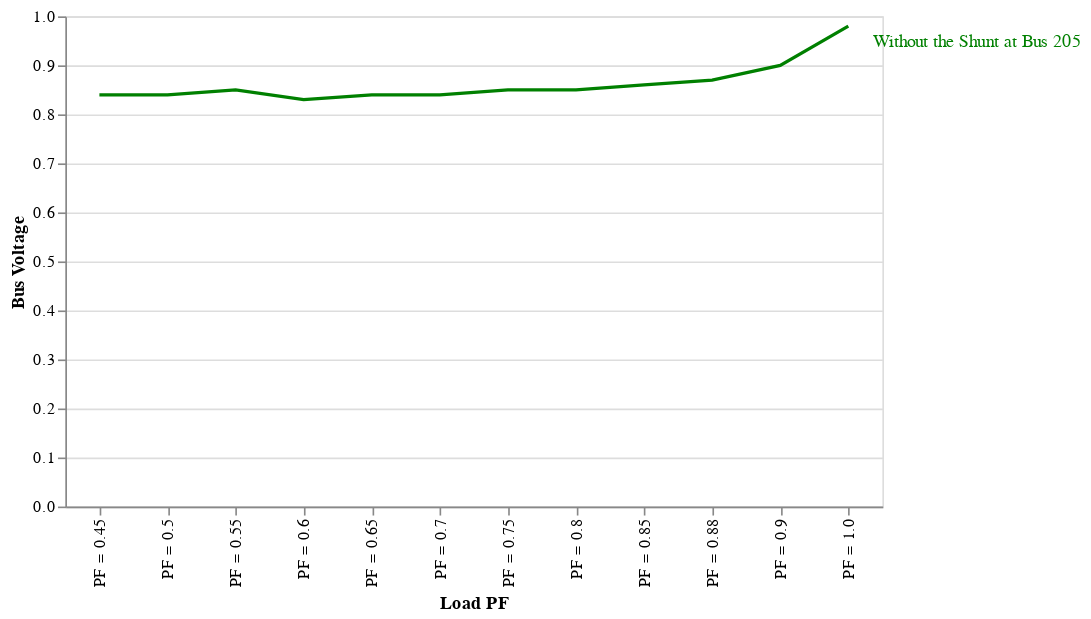

Write notebook code for a chart like this one.
### Code cell
chart2

### Figure 1 — Vega-Lite specification as saved in the notebook (floating-point values rounded to 4 significant figures)
{"config": {"view": {"continuousWidth": 300, "continuousHeight": 300}}, "layer": [{"mark": {"type": "line", "color": "green"}, "encoding": {"x": {"field": "load_PF", "title": "Load PF", "type": "nominal"}, "y": {"field": "Bus Voltage_y", "title": "Bus Voltage", "type": "quantitative"}}}, {"mark": {"type": "text", "align": "left", "color": "green", "dx": 15, "dy": 10}, "encoding": {"text": {"condition": {"test": "(datum.load_PF === 'PF = 1.0')", "value": "Without the Shunt at Bus 205"}, "value": ""}, "x": {"field": "load_PF", "title": "Load PF", "type": "nominal"}, "y": {"field": "Bus Voltage_y", "title": "Bus Voltage", "type": "quantitative"}}}], "data": {"name": "data-5b2813c09dcc29f8c5754bcd1bad10f1"}, "width": 500, "$schema": "https://vega.github.io/schema/vega-lite/v5.20.1.json", "datasets": {"data-5b2813c09dcc29f8c5754bcd1bad10f1": [{"load_PF": "PF = 0.45", "Bus Voltage_x": 0.88, "Maximum Incremental Transfer_x": 500, "Load Pmax_x": 520.0, "Load Qmax_x": 1032.0, "Pgen 206 URBGEN_x": 137.0, "Qgen 206 URBGEN_x": 600.0, "Pgen 211 HYDRO_G_x": 616.2, "Qgen 211 HYDRO_G_x": 396.1, "Bus Voltage_y": 0.84, "Maximum Incremental Transfer_y": 400, "Load Pmax_y": 420.0, "Load Qmax_y": 833.5, "Pgen 206 URBGEN_y": 39.85, "Qgen 206 URBGEN_y": 600.0, "Pgen 211 HYDRO_G_y": 616.2, "Qgen 211 HYDRO_G_y": 400.0}, {"load_PF": "PF = 0.5", "Bus Voltage_x": 0.88, "Maximum Incremental Transfer_x": 570, "Load Pmax_x": 590.0, "Load Qmax_x": 1022.0, "Pgen 206 URBGEN_x": 205.5, "Qgen 206 URBGEN_x": 600.0, "Pgen 211 HYDRO_G_x": 616.2, "Qgen 211 HYDRO_G_x": 384.2, "Bus Voltage_y": 0.84, "Maximum Incremental Transfer_y": 460, "Load Pmax_y": 480.0, "Load Qmax_y": 831.4, "Pgen 206 URBGEN_y": 99.93, "Qgen 206 URBGEN_y": 600.0, "Pgen 211 HYDRO_G_y": 616.2, "Qgen 211 HYDRO_G_y": 400.0}, {"load_PF": "PF = 0.55", "Bus Voltage_x": 0.88, "Maximum Incremental Transfer_x": 650, "Load Pmax_x": 670.0, "Load Qmax_x": 1017.0, "Pgen 206 URBGEN_x": 284.3, "Qgen 206 URBGEN_x": 600.0, "Pgen 211 HYDRO_G_x": 616.2, "Qgen 211 HYDRO_G_x": 386.6, "Bus Voltage_y": 0.85, "Maximum Incremental Transfer_y": 520, "Load Pmax_y": 540.0, "Load Qmax_y": 819.7, "Pgen 206 URBGEN_y": 159.2, "Qgen 206 URBGEN_y": 600.0, "Pgen 211 HYDRO_G_y": 616.2, "Qgen 211 HYDRO_G_y": 400.0}, {"load_PF": "PF = 0.6", "Bus Voltage_x": 0.88, "Maximum Incremental Transfer_x": 740, "Load Pmax_x": 760.0, "Load Qmax_x": 1013.0, "Pgen 206 URBGEN_x": 378.9, "Qgen 206 URBGEN_x": 600.0, "Pgen 211 HYDRO_G_x": 616.2, "Qgen 211 HYDRO_G_x": 396.7, "Bus Voltage_y": 0.83, "Maximum Incremental Transfer_y": 600, "Load Pmax_y": 620.0, "Load Qmax_y": 826.5, "Pgen 206 URBGEN_y": 239.8, "Qgen 206 URBGEN_y": 600.0, "Pgen 211 HYDRO_G_y": 616.2, "Qgen 211 HYDRO_G_y": 400.0}, {"load_PF": "PF = 0.65", "Bus Voltage_x": 0.88, "Maximum Incremental Transfer_x": 830, "Load Pmax_x": 850.0, "Load Qmax_x": 993.6, "Pgen 206 URBGEN_x": 468.6, "Qgen 206 URBGEN_x": 600.0, "Pgen 211 HYDRO_G_x": 616.2, "Qgen 211 HYDRO_G_x": 381.9, "Bus Voltage_y": 0.84, "Maximum Incremental Transfer_y": 680, "Load Pmax_y": 700.0, "Load Qmax_y": 818.3, "Pgen 206 URBGEN_y": 319.1, "Qgen 206 URBGEN_y": 600.0, "Pgen 211 HYDRO_G_y": 616.2, "Qgen 211 HYDRO_G_y": 400.0}, {"load_PF": "PF = 0.7", "Bus Voltage_x": 0.88, "Maximum Incremental Transfer_x": 940, "Load Pmax_x": 960.0, "Load Qmax_x": 979.2, "Pgen 206 URBGEN_x": 576.3, "Qgen 206 URBGEN_x": 600.0, "Pgen 211 HYDRO_G_x": 616.2, "Qgen 211 HYDRO_G_x": 382.4, "Bus Voltage_y": 0.84, "Maximum Incremental Transfer_y": 770, "Load Pmax_y": 790.0, "Load Qmax_y": 805.8, "Pgen 206 URBGEN_y": 408.9, "Qgen 206 URBGEN_y": 600.0, "Pgen 211 HYDRO_G_y": 616.2, "Qgen 211 HYDRO_G_y": 400.0}, {"load_PF": "PF = 0.75", "Bus Voltage_x": 0.88, "Maximum Incremental Transfer_x": 1070, "Load Pmax_x": 1090.0, "Load Qmax_x": 960.8, "Pgen 206 URBGEN_x": 705.3, "Qgen 206 URBGEN_x": 600.0, "Pgen 211 HYDRO_G_x": 616.2, "Qgen 211 HYDRO_G_x": 395.2, "Bus Voltage_y": 0.85, "Maximum Incremental Transfer_y": 870, "Load Pmax_y": 890.0, "Load Qmax_y": 784.5, "Pgen 206 URBGEN_y": 508.9, "Qgen 206 URBGEN_y": 600.0, "Pgen 211 HYDRO_G_y": 616.2, "Qgen 211 HYDRO_G_y": 400.0}, {"load_PF": "PF = 0.8", "Bus Voltage_x": 0.88, "Maximum Incremental Transfer_x": 1210, "Load Pmax_x": 1230.0, "Load Qmax_x": 922.5, "Pgen 206 URBGEN_x": 855.0, "Qgen 206 URBGEN_x": 600.0, "Pgen 211 HYDRO_G_x": 616.2, "Qgen 211 HYDRO_G_x": 385.5, "Bus Voltage_y": 0.85, "Maximum Incremental Transfer_y": 1000, "Load Pmax_y": 1020.0, "Load Qmax_y": 765.0, "Pgen 206 URBGEN_y": 639.0, "Qgen 206 URBGEN_y": 600.0, "Pgen 211 HYDRO_G_y": 616.2, "Qgen 211 HYDRO_G_y": 400.0}, {"load_PF": "PF = 0.85", "Bus Voltage_x": 0.92, "Maximum Incremental Transfer_x": 1260, "Load Pmax_x": 1280.0, "Load Qmax_x": 793.0, "Pgen 206 URBGEN_x": 893.4, "Qgen 206 URBGEN_x": 600.0, "Pgen 211 HYDRO_G_x": 616.2, "Qgen 211 HYDRO_G_x": 171.6, "Bus Voltage_y": 0.86, "Maximum Incremental Transfer_y": 1150, "Load Pmax_y": 1170.0, "Load Qmax_y": 724.8, "Pgen 206 URBGEN_y": 789.1, "Qgen 206 URBGEN_y": 600.0, "Pgen 211 HYDRO_G_y": 616.2, "Qgen 211 HYDRO_G_y": 400.0}, {"load_PF": "PF = 0.88", "Bus Voltage_x": 0.95, "Maximum Incremental Transfer_x": 1260, "Load Pmax_x": 1280.0, "Load Qmax_x": 690.6, "Pgen 206 URBGEN_x": 892.9, "Qgen 206 URBGEN_x": 600.0, "Pgen 211 HYDRO_G_x": 616.2, "Qgen 211 HYDRO_G_x": 20.59, "Bus Voltage_y": 0.87, "Maximum Incremental Transfer_y": 1260, "Load Pmax_y": 1280.0, "Load Qmax_y": 690.6, "Pgen 206 URBGEN_y": 899.1, "Qgen 206 URBGEN_y": 600.0, "Pgen 211 HYDRO_G_y": 616.2, "Qgen 211 HYDRO_G_y": 400.0}, {"load_PF": "PF = 0.9", "Bus Voltage_x": 0.97, "Maximum Incremental Transfer_x": 1260, "Load Pmax_x": 1280.0, "Load Qmax_x": 619.5, "Pgen 206 URBGEN_x": 892.5, "Qgen 206 URBGEN_x": 600.0, "Pgen 211 HYDRO_G_x": 616.2, "Qgen 211 HYDRO_G_x": -70.6, "Bus Voltage_y": 0.9, "Maximum Incremental Transfer_y": 1260, "Load Pmax_y": 1280.0, "Load Qmax_y": 619.5, "Pgen 206 URBGEN_y": 898.8, "Qgen 206 URBGEN_y": 600.0, "Pgen 211 HYDRO_G_y": 616.2, "Qgen 211 HYDRO_G_y": 289.4}, {"load_PF": "PF = 1.0", "Bus Voltage_x": 0.99, "Maximum Incremental Transfer_x": 1260, "Load Pmax_x": 1280.0, "Load Qmax_x": 0.0, "Pgen 206 URBGEN_x": 889.0, "Qgen 206 URBGEN_x": 0.0, "Pgen 211 HYDRO_G_x": 616.2, "Qgen 211 HYDRO_G_x": -100.0, "Bus Voltage_y": 0.98, "Maximum Incremental Transfer_y": 1260, "Load Pmax_y": 1280.0, "Load Qmax_y": 0.0, "Pgen 206 URBGEN_y": 888.8, "Qgen 206 URBGEN_y": 275.5, "Pgen 211 HYDRO_G_y": 616.2, "Qgen 211 HYDRO_G_y": -100.0}]}}
